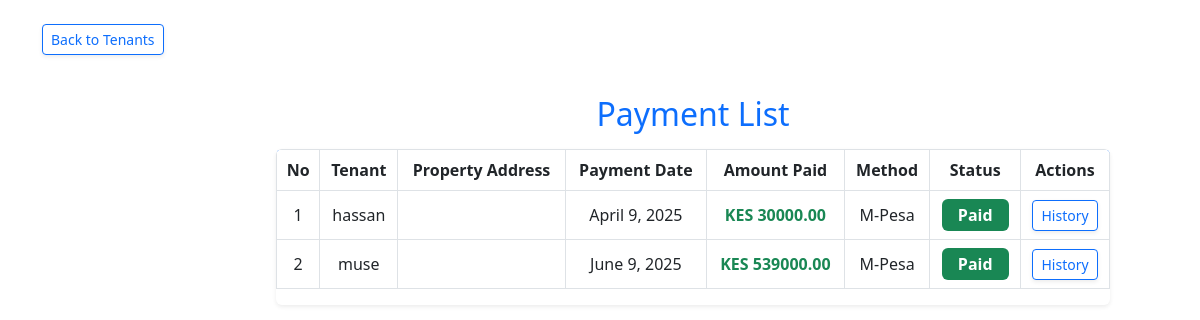
Page /payments/ (signed in) on the earlier database version.
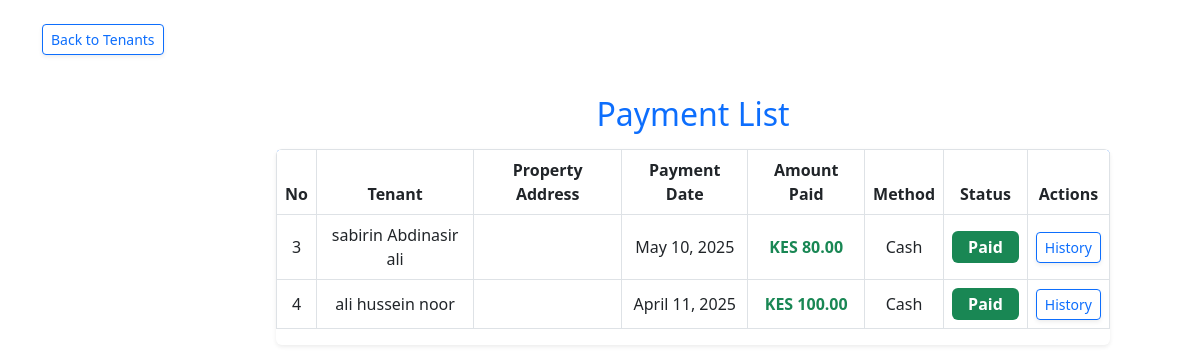
Same page on the later database version.
### users/models.py (models this page shows, shortened)
class Payment(models.Model):
    tenant = models.ForeignKey('Tenant', on_delete=models.CASCADE)
    payment_date = models.DateField(default=timezone.now)
    amount_paid = models.DecimalField(max_digits=10, decimal_places=2)
    receipt = models.FileField(upload_to="receipts/", blank=True, null=True)
    PAYMENT_METHODS = [
        ('M-Pesa', 'M-Pesa'),
        ('Bank', 'Bank Transfer'),
        ('Cash', 'Cash'),
    ]
    payment_method = models.CharField(max_length=10, choices=PAYMENT_METHODS)
    STATUS_CHOICES = [
        ('Paid', 'Paid'),
        ('Pending', 'Pending'),
        ('Overdue', 'Overdue'),
    ]
    status = models.CharField(max_length=10, choices=STATUS_CHOICES, default='Pending')

class Tenant(models.Model):
    name = models.CharField(max_length=255)
    email = models.EmailField(unique=True)
    phone = models.CharField(max_length=20)
    property = models.ForeignKey(Property, related_name='tenants', on_delete=models.CASCADE,blank=True,null=True)
    move_in_date = models.DateField()
    rent_amount = models.DecimalField(max_digits=10, decimal_places=2)
    id_document = models.FileField(upload_to='tenant_documents/', blank=True, null=True)
    unit_number = models.CharField(max_length=50, blank=True, null=True)

### users/views.py (the view)
# urls.py: path('payments/', payment_list, name='payment_list'),  # View all payments
@login_required
def payment_list(request):
    latest_payments = Payment.objects.filter(
        id__in=Payment.objects.values('tenant').annotate(latest=Max('id')).values('latest')
    ).select_related('tenant')
    return render(request, 'tenant/payment_list.html', {'payments': latest_payments})

### users/templates/tenant/payment_list.html (shortened to what this page needs)
{% extends "users/base.html" %}
{% block content %}
<div class="d-flex justify-content-between align-items-center mb-3">
    <a href="{% url 'tenant_list' %}" class="btn btn-outline-primary btn-sm shadow-sm">
         Back to Tenants
    </a>
</div>
<main class="col-md-10 ms-sm-auto px-md-5 py-4">
    <h2 class="mb-3 text-center text-primary">
         Payment List
    </h2>
    <div class="table-responsive shadow-sm rounded">
        <table class="table table-hover table-bordered text-center align-middle">
            <thead class="bg-primary text-white">
                <tr>
                    <th>No</th>
                    <th>Tenant</th>
                    <th>Property Address</th>
                    <th>Payment Date</th>
                    <th>Amount Paid</th>
                    <th>Method</th>
                    <th>Status</th>
                    <th>Actions</th>
                </tr>
            </thead>
            <tbody>
                {% for payment in payments %}
                <tr>
                    <td>{{ payment.tenant.id }}</td>
                    <td>{{ payment.tenant.name }}</td>
                    <td>{{ payment.tenant.property_address }}</td>
                    <td>{{ payment.payment_date }}</td>
                    <td><strong class="text-success">KES {{ payment.amount_paid }}</strong></td>
                    <td>{{ payment.payment_method }}</td>
                    <td>
                        <span class="badge px-3 py-2 fs-6
                            {% if payment.status == 'Paid' %}bg-success
                            {% elif payment.status == 'Pending' %}bg-warning text-dark
                            {% else %}bg-danger{% endif %}">
                            {{ payment.status }}
                        </span>
                    </td>
                    <td>
                        <a href="{% url 'tenant_payments' payment.tenant.id %}"
                           class="btn btn-sm btn-outline-primary shadow-sm" data-bs-toggle="tooltip" title="View Payment History">
                             History
                        </a>
                    </td>
                </tr>
                {% empty %}
                <tr>
                    <td colspan="8" class="text-muted text-center py-3">
                        <i class="fas fa-info-circle"></i> No payments recorded yet.
                    </td>
                </tr>
                {% endfor %}
            </tbody>
        </table>
    </div>
</main>
{% endblock %}

Differences in the rows shown:
removed Payment: tenant.id "1", tenant.name "hassan", payment_date "April 9, 2025", amount_paid "30000.00", payment_method "M-Pesa", status "Paid"
removed Payment: tenant.id "2", tenant.name "muse", payment_date "June 9, 2025", amount_paid "539000.00", payment_method "M-Pesa", status "Paid"
added Payment: tenant.id "3", tenant.name "sabirin Abdinasir ali", payment_date "May 10, 2025", amount_paid "80.00", payment_method "Cash", status "Paid"
added Payment: tenant.id "4", tenant.name "ali hussein noor", payment_date "April 11, 2025", amount_paid "100.00", payment_method "Cash", status "Paid"
